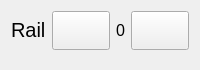
                          <widget class="QWidget" name="widget_63" native="true">
                           <property name="maximumSize">
                            <size>
                             <width>16777215</width>
                             <height>70</height>
                            </size>
                           </property>
                           <layout class="QHBoxLayout" name="horizontalLayout_64">
                            <property name="bottomMargin">
                             <number>20</number>
                            </property>
                            <item>
                             <widget class="QLabel" name="label_41">
                              <property name="sizePolicy">
                               <sizepolicy hsizetype="Fixed" vsizetype="Fixed">
                                <horstretch>0</horstretch>
                                <verstretch>0</verstretch>
                               </sizepolicy>
                              </property>
                              <property name="font">
                               <font>
                                <pointsize>15</pointsize>
                               </font>
                              </property>
                              <property name="cursor">
                               <cursorShape>ArrowCursor</cursorShape>
                              </property>
                              <property name="text">
                               <string>Rail</string>
                              </property>
                             </widget>
                            </item>
                            <item>
                             <widget class="QPushButton" name="railMinusBtn">
                              <property name="sizePolicy">
                               <sizepolicy hsizetype="Expanding" vsizetype="Expanding">
                                <horstretch>0</horstretch>
                                <verstretch>0</verstretch>
                               </sizepolicy>
                              </property>
                              <property name="cursor">
                               <cursorShape>PointingHandCursor</cursorShape>
                              </property>
                              <property name="text">
                               <string/>
                              </property>
                              <property name="icon">
                               <iconset resource="QSS/QSS_Resources.qrc">
                                <normaloff>:/icons/Icons/minus.png</normaloff>:/icons/Icons/minus.png</iconset>
                              </property>
                              <property name="iconSize">
                               <size>
                                <width>50</width>
                                <height>50</height>
                               </size>
                              </property>
                             </widget>
                            </item>
                            <item>
                             <widget class="QLabel" name="railPosLabel">
                              <property name="font">
                               <font>
                                <pointsize>12</pointsize>
                               </font>
                              </property>
                              <property name="text">
                               <string>0</string>
                              </property>
                             </widget>
                            </item>
                            <item>
                             <widget class="QPushButton" name="railPlusBtn">
                              <property name="sizePolicy">
                               <sizepolicy hsizetype="Expanding" vsizetype="Expanding">
                                <horstretch>0</horstretch>
                                <verstretch>0</verstretch>
                               </sizepolicy>
                              </property>
                              <property name="cursor">
                               <cursorShape>PointingHandCursor</cursorShape>
                              </property>
                              <property name="text">
                               <string/>
                              </property>
                              <property name="icon">
                               <iconset resource="QSS/QSS_Resources.qrc">
                                <normaloff>:/icons/Icons/plus.png</normaloff>:/icons/Icons/plus.png</iconset>
                              </property>
                              <property name="iconSize">
                               <size>
                                <width>50</width>
                                <height>50</height>
                               </size>
                              </property>
                             </widget>
                            </item>
                           </layout>
                          </widget>
